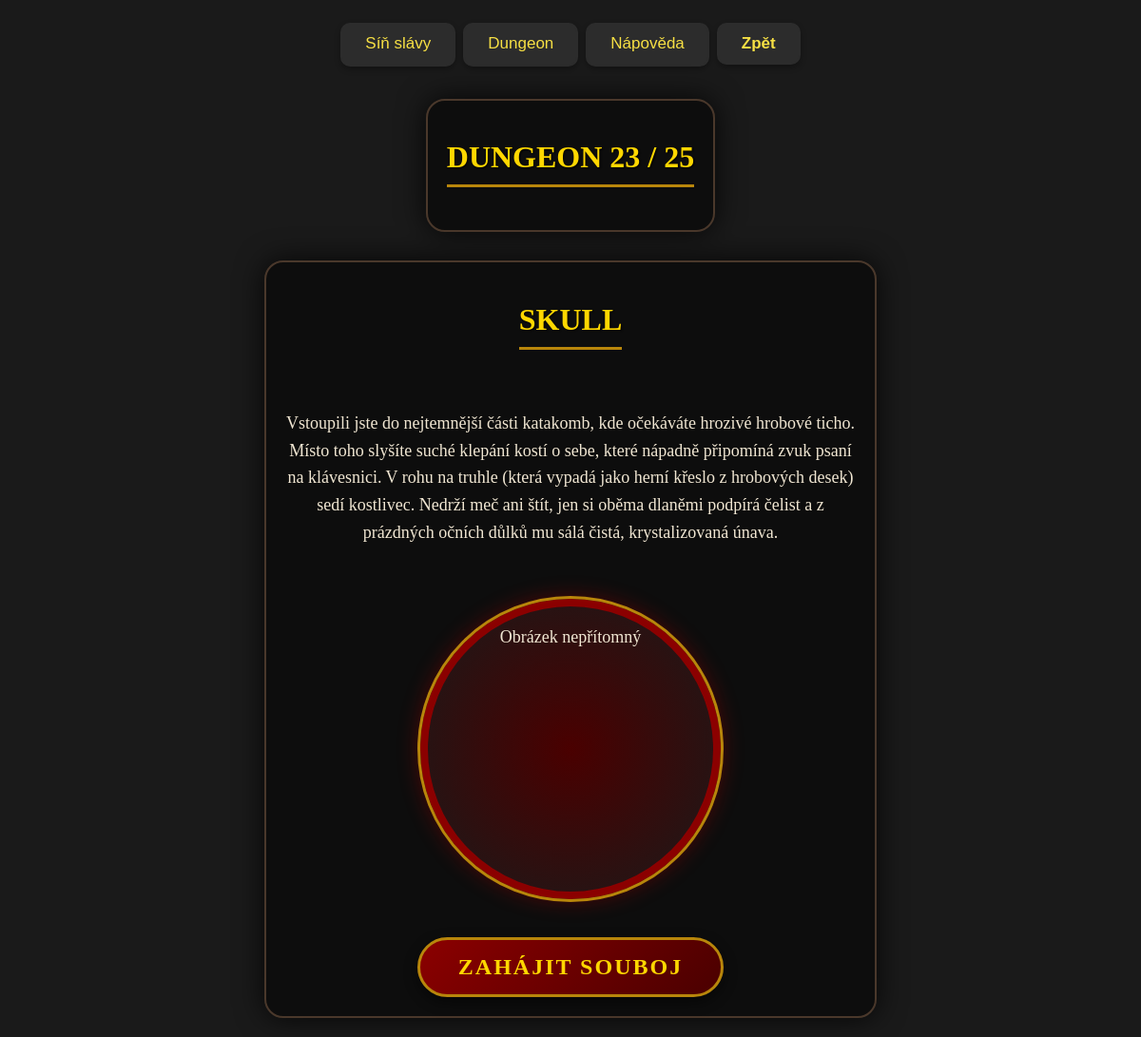
The app's page /fightapp/, older data.
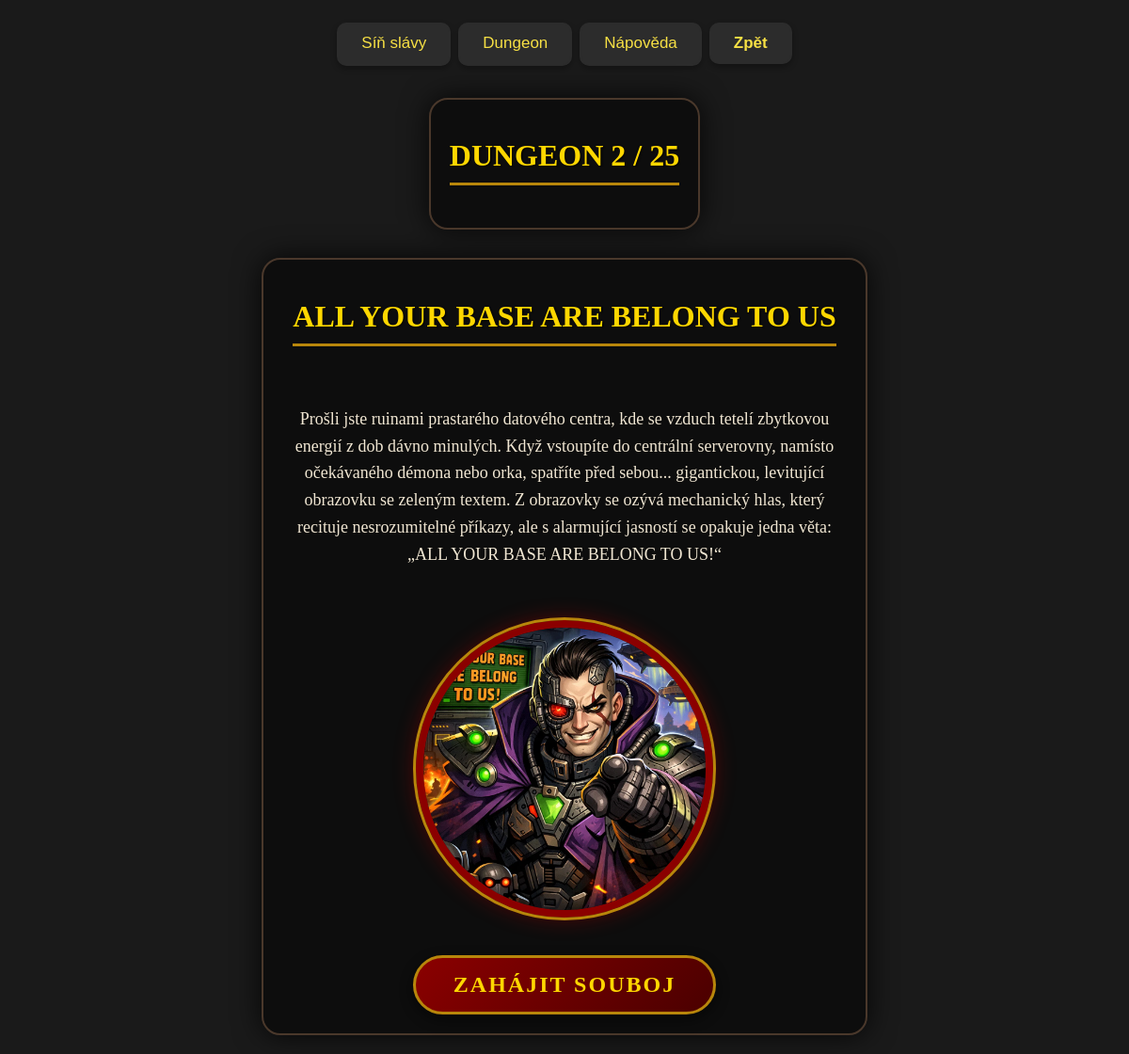
The same page, newer data.
### fightapp/models.py (models this page shows)
class boss(models.Model):
    name = models.CharField(max_length=100)
    patro = models.IntegerField(default=1)
    description = models.TextField(blank=True)
    boss_img = models.ImageField(upload_to='boss_images/', blank=True, null=True)
    defeated = models.BooleanField(default=False)
    lvl = models.IntegerField(default=1)
    dmg = models.IntegerField(default=1, validators=[MinValueValidator(1)])
    armor = models.IntegerField(default=1)
    hp = models.IntegerField(default=10)
    critic_chance = models.FloatField(default=1, blank=True, null=True, validators=[MinValueValidator(0), MaxValueValidator(50)])  # šance na kritický zásah
    dodge_chance = models.FloatField(default=1, blank=True, null=True, validators=[MinValueValidator(0), MaxValueValidator(50)])  # šance na vyšší obranu
    reward_xp = models.IntegerField(default=10)
    def __str__(self):
        return self.name

### fightapp/views.py (the view)
# urls.py: path('', views.dungeon, name='dungeon'),
def dungeon(request):
    all_boss = boss.objects.all()
    actual_boss = all_boss.filter(defeated=False).first()
    actual_boss_img = boss_names_descriptions.objects.get(patro=actual_boss.patro).boss_img
    energy_request = player.objects.filter(active=True)
    low_energy_players = energy_request.filter(energie__lt=50)
    start_status = False
    actual_patro = actual_boss.patro
    for p in energy_request:
        if p.energie < 50:
            print("Hráč", p.name, "má nedostatek energie:", p.energie)
            start_status = False
            break
        else:
            start_status = True
            print("Hráč", p.name, "má dostatek energie:", p.energie)
    print("Aktuální soupeř:", actual_boss)
    print("Startovní status:", start_status)
    return render(request, 'fightapp/dungeon.html', context={
        "actual_boss_img": actual_boss_img,
        "actual_boss": actual_boss,
        "all_boss": all_boss,
        "start_status": start_status,
        "low_energy_players": low_energy_players,
        "actual_patro": actual_patro,
    })

### fightapp/templates/fightapp/dungeon.html (shortened to what this page needs)
{% extends "base.html" %}
{% load static %}
{% block styly %}
    <link rel="stylesheet" href="{% static 'fightapp/dungeon.css' %}">
{% endblock styly %}
{% block content %}
{% if actual_patro < 26 %}
    <div class="dungeon-container">
        <h1>Dungeon {{ actual_boss.patro }} / 25</h1>
    </div>
{% endif %}
    <div class="dungeon-container">
        <h1>{{ actual_boss.name }}</h1>
        <p>{{ actual_boss.description }}</p>
        <div class="boss-image-container">
            {% if actual_boss_img %}
            <img src="{{ actual_boss_img.url }}" alt="boss_image">
            {% else %}
            <p>Obrázek nepřítomný</p>
            {% endif %}
    </div>
{% if actual_patro < 26 %}
    {% if start_status == True %}
        <form action="{% url 'fight' %}" method="post">
            <button type="submit" class="btn-fight">
                ZAHÁJIT SOUBOJ
            </button>
        </form>
    {% endif %}
</div>
{% endif %}
{% endblock content %}

Row changes from the older to the newer data that the page shows:
removed boss: patro "23", name "SKULL", description "Vstoupili jste do nejtemnější části katakomb, kde očekáváte hrozivé hrobové ticho. Místo toho slyšíte suché klepání kostí o sebe, které nápadně připomíná zvuk psaní na klávesnici. V rohu na truhle (která vypadá jako herní křeslo z hrobových desek) sedí kostlivec. Nedrží meč ani štít, jen si oběma dlaněmi podpírá čelist a z prázdných očních důlků mu sálá čistá, krystalizovaná únava."
added boss: patro "2", name "ALL YOUR BASE ARE BELONG TO US", description "Prošli jste ruinami prastarého datového centra, kde se vzduch tetelí zbytkovou energií z dob dávno minulých. Když vstoupíte do centrální serverovny, namísto očekávaného démona nebo orka, spatříte před sebou... gigantickou, levitující obrazovku se zeleným textem. Z obrazovky se ozývá mechanický hlas, který recituje nesrozumitelné příkazy, ale s alarmující jasností se opakuje jedna věta: „ALL YOUR BASE ARE BELONG TO US!“"
Text that changed along with them:
text no longer shown: "Obrázek nepřítomný"
